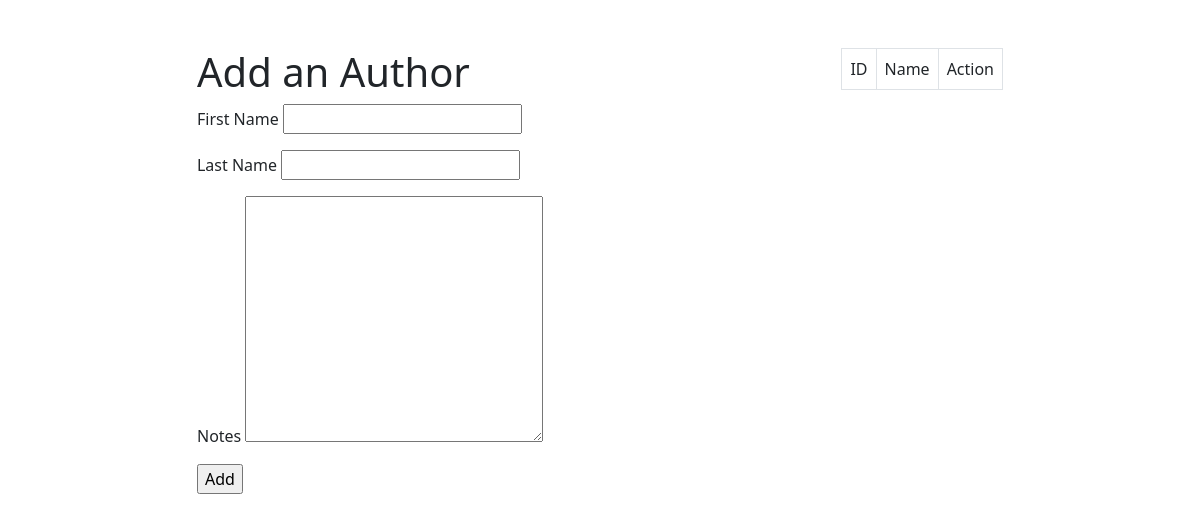
/booksAuthors/authors, run on an earlier commit of the app's database.
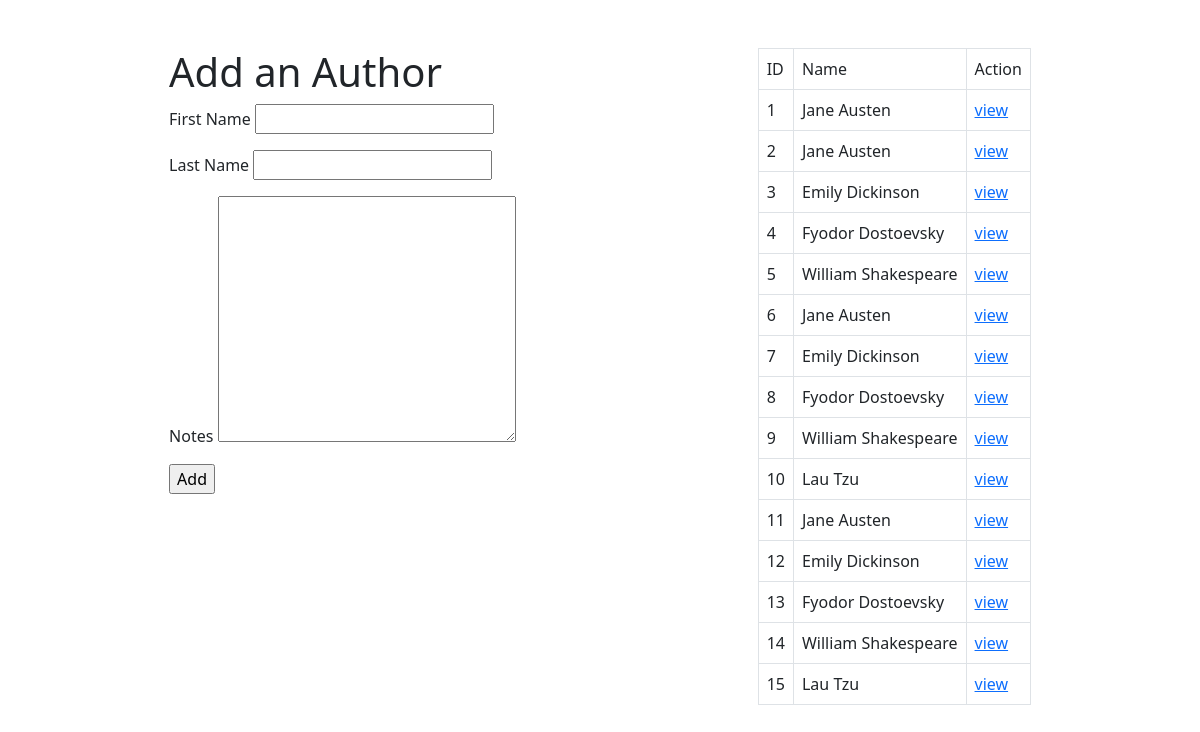
And on a later commit of the database.
### booksAuthors/models.py (models this page shows)
class Authors(models.Model):
    first_name = models.CharField(max_length=45)
    last_name = models.CharField(max_length=45)
    created_at = models.DateTimeField(auto_now_add=True)
    updated_at = models.DateTimeField(auto_now=True)
    notes= models.TextField(default="No notes were provided")
    books = models.ManyToManyField(Books, related_name="authors")

### booksAuthors/views.py (the view)
# urls.py: path('authors',views.authors),
def authors(request):
    if request.method == 'POST':
        Authors.objects.create(
            first_name=request.POST['FirstName'], last_name=request.POST['LastName'], notes=request.POST['Notes'])
    context = {
        "authors": Authors.objects.all(),
    }
    return render(request, "authors.html", context)

### booksAuthors/templates/authors.html (shortened to what this page needs)
<!DOCTYPE html>
<html lang="en">
<head>
    <link href="https://cdn.jsdelivr.net/npm/bootstrap@5.2.0-beta1/dist/css/bootstrap.min.css" rel="stylesheet"
>
</head>
<body>
    <div class="d-flex p-5 justify-content-around">
        <div>
            <h1>Add an Author</h1>
            <form action="" method="post">
                <p>First Name <input type="text" name="FirstName"></p>
                <p>Last Name <input type="text" name="LastName"></p>
                <p>Notes <textarea name="Notes" cols="30" rows="10"></textarea></p>
                <input type="submit" value="Add">
            </form>
        </div>
        <div>
            <table class="table table-bordered table-hover">
                <tr>
                    <td>ID</td>
                    <td>Name</td>
                    <td>Action</td>
                </tr>
                {% for author in authors %}
                <tr>
                    <td>{{author.id}}</td>
                    <td>{{author.first_name}} {{author.last_name}}</td>
                    <td><a href="authors/{{author.id}}">view</a></td>
                </tr>
                {% endfor %}
            </table>
        </div>
    </div>
</body>
</html>

What changed in the data, as far as the page shows it:
added Authors: id "1", first_name "Jane Austen"
added Authors: id "2", first_name "Jane", last_name "Austen"
added Authors: id "3", first_name "Emily", last_name "Dickinson"
added Authors: id "4", first_name "Fyodor", last_name "Dostoevsky"
added Authors: id "5", first_name "William", last_name "Shakespeare"
added Authors: id "6", first_name "Jane", last_name "Austen"
added Authors: id "7", first_name "Emily", last_name "Dickinson"
added Authors: id "8", first_name "Fyodor", last_name "Dostoevsky"
added Authors: id "9", first_name "William", last_name "Shakespeare"
added Authors: id "10", first_name "Lau", last_name "Tzu"
added Authors: id "11", first_name "Jane", last_name "Austen"
added Authors: id "12", first_name "Emily", last_name "Dickinson"
added Authors: id "13", first_name "Fyodor", last_name "Dostoevsky"
added Authors: id "14", first_name "William", last_name "Shakespeare"
added Authors: id "15", first_name "Lau", last_name "Tzu"
